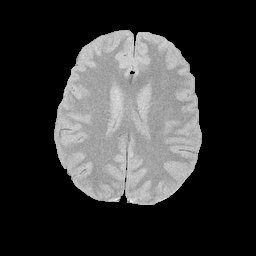
#> input picture temp/de_sk_fin4.jpg, 256 x 256 px, found by its file name
$ python ENTRO_G.py
#> lines starting #> are read from the running program, lines starting #| are printed output that depends on the picture; after the words box and inside, x2 and y2 are one past the last pixel; in counts of white or black regions, pixels touching at a corner belong together
#> further down, img is the input picture: shape (256, 256); min 0, max 255, mean 54.5
'''
Entropy method -- motified -- get rid of background
input : gray pic(cv2 image)
output : Threshold
'''

import cv2
import numpy as np
import math
from PIL import Image

#EN = entropy
def Entropy_get(img):
    T_EN = 0 # OTSU Threshold
    H = []
    # get the list of every pixel probability
    w,h = img.shape
#> w = 256; h = 256
    pixsum = w*h #pixel sum
#> pixsum = 65536
    data = np.zeros((256),dtype=int)
    for i in range(0,w):
        for j in range(0,h):
            data[int(img[i,j])]+=1
    data = data/pixsum

    # Get rid of the background
    data_no_zero = list(data[1:])
    Max = max(data_no_zero)
#> Max = 0.00919
    pix_val = data_no_zero.index(Max) + 1
#> pix_val = 164

    img_zero_index = np.argwhere(img < 150)
#> img_zero_index = 45693 pairs, first value 0 to 255, second value 0 to 255
    num, temp = img_zero_index.shape
#> num = 45693; temp = 2
    for i in range(num):
        img[img_zero_index[i,0],img_zero_index[i,1]] = pix_val
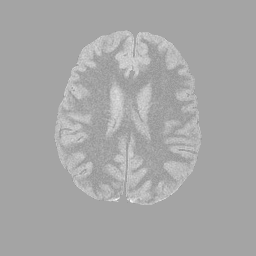
#> img: shape (256, 256); min 150, max 255, mean 167.3

    # Ima = Image.fromarray(img)
    # Ima.show()

    data_n = np.zeros([256,1],dtype=int)
    for i in range(0,w):
        for j in range(0,h):
            data_n[int(img[i,j])]+=1
    data_n = data_n/pixsum


    for j in range(0,256):
        if data_n[j] == 0:
            data_n[j] = 1


    for t in range(1,256):
        Hb = -1*sum(data_n[i]*math.log(data_n[i]) for i in range(0,t))
        Hw = -1*sum(data_n[i]*math.log(data_n[i]) for i in range(t,255))
        H.append(Hb+Hw)

    T_EN = H.index(max(H))
#> T_EN = 150

    return T_EN


if __name__ == "__main__":
    img = cv2.imread('/Users/zhangyesheng/Desktop/医学信息学/Project/temp/de_sk_fin4.jpg',-1)
    T = Entropy_get(img)
#> T = 150
    print(T)
#| 150
    T,imgd = cv2.threshold(img, T, 255, cv2.THRESH_BINARY)
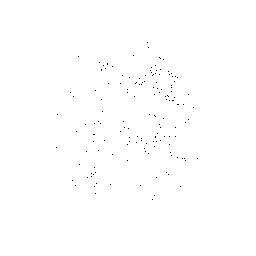
#> imgd: shape (256, 256); 99.8% white; black in thin lines or dots, all inside (x1, y1, x2, y2) = (56, 42, 198, 200)
    Ima = Image.fromarray(imgd)
    Ima.show()


# [8 lines of commented-out code are left out]

$ run again, with temp/de_sk_fin6.jpg copied over temp/de_sk_fin4.jpg
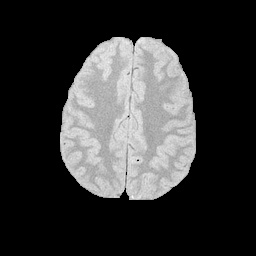
#> input picture temp/de_sk_fin6.jpg, 256 x 256 px, found by its file name
#> img is the input picture: shape (256, 256); min 0, max 255, mean 53
#> img_zero_index = 47659 pairs, first value 0 to 255, second value 0 to 255
#> T = 201
#| 201
#> `T,imgd = cv2.threshold(img, T, 255, cv2.THRESH_BINARY)`:
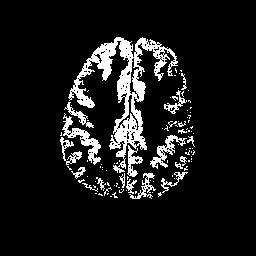
#> imgd: shape (256, 256); 9.5% white; 98 white regions (77 under 20 px), largest, box (x1, y1, x2, y2) and area: (68, 37, 178, 173) 3573, (62, 113, 101, 165) 512, (150, 135, 187, 169) 359
